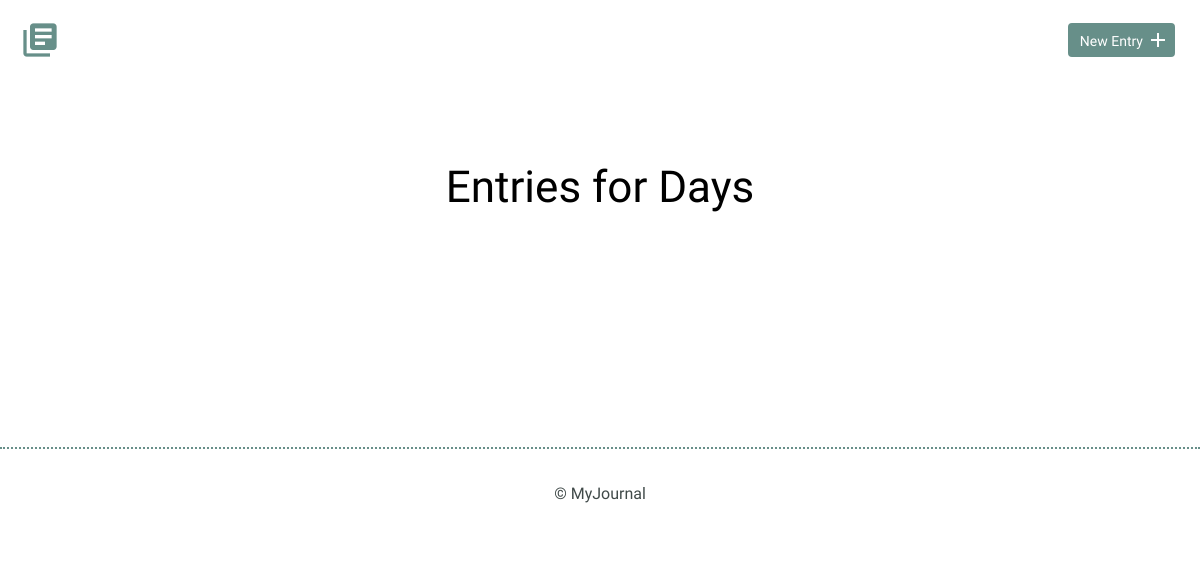
Before: /tags/Days (signed in) with the older database file.
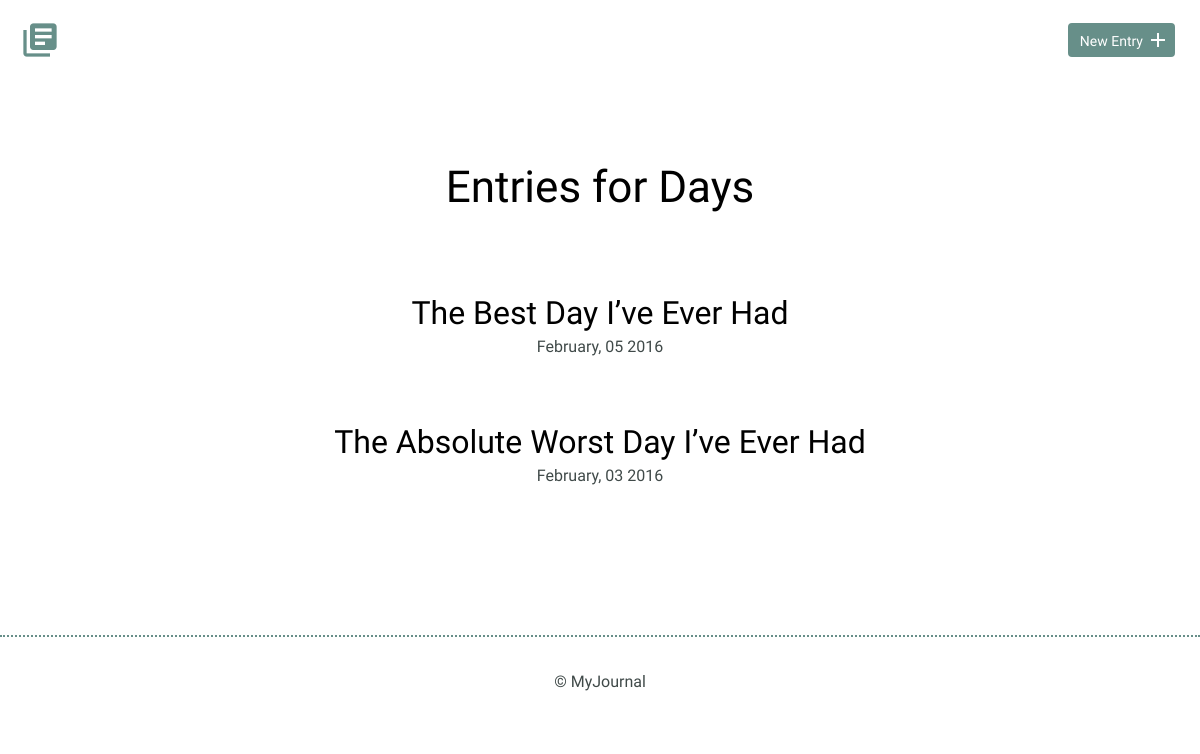
After: the same page with the newer database file.
### models.py (models this page shows)
class BaseModel(Model):
    class Meta:
        database = DATABASE

class Entry(BaseModel):
    date_created = DateTimeField(default=datetime.now)
    title = CharField(unique=True)
    time_spent = IntegerField()  # minutes
    learned = TextField()
    resources = TextField()
    class Meta:
        order_by = ('date_created',)

### app.py (the view)
@app.route('/tags/<tag>')
@login_required
def tag_list(tag):
    entries = (models.Entry
               .select()
               .join(models.TagList)
               .join(models.Tag)
               .where(models.Tag.name == tag)).order_by(-models.Entry.date_created)
    return render_template('tag_list.html', entries=entries, tag=tag)

### app.py (called while the page is built)
@app.before_request
def before_request():
    g.db = models.DATABASE
    g.db.connect(reuse_if_open=True)

@app.after_request
def after_request(response):
    g.db.close()
    return response

@login_manager.user_loader
def load_user(userid):
    try:
        return models.User.get(models.User.id == userid)
    except models.DoesNotExist:
        return None

### templates/tag_list.html (shortened to what this page needs)
{% extends 'layout.html' %}
{% block content %}
<section>
    <div class="container">
        <div class="entry-list">
            <h1 class="heading"> Entries for {{ tag.title() }}</h1>
            {% for entry in entries %}
            <article>
                <h2><a href="{{ url_for('view_entry', slug=entry.title) }}">{{ entry.title }}</a></h2>
                <time datetime="{{ entry.date_created.strftime('%Y-%m%-%d') }}">{{ entry.date_created.strftime('%B, %d %Y') }}</time>
            </article>
            {% endfor %}
        </div>
    </div>
</section>
{% endblock content %}

### templates/layout.html (shortened to what this page needs)
<!DOCTYPE html>
<html>
<head>
    <link rel="stylesheet" href="{{ url_for('static', filename='css/normalize.css') }}">
    <link rel="stylesheet" href="{{ url_for('static', filename='css/site.css') }}">
</head>
<body>
<header>
    <div class="container">
        <div class="site-header">
            <a class="logo" href="{{ url_for('index') }}"><i class="material-icons">library_books</i></a>
            <a class="button icon-right" href="{{ url_for('edit_entry') }}"><span>New Entry</span> <i class="material-icons">add</i></a>
        </div>
    </div>
</header>
{% block content %}
{% endblock %}
<footer>
    <div>
        &copy; MyJournal
    </div>
</footer>
</body>
</html>

### static/css/site.css (style rules this page uses)
body { font-size: 16px; color: #404a49; font-family: 'Cousine', serif; font-weight: 400; }
.container { margin: 0 auto; padding: 0 25px; }
header .site-header { margin: 0 auto; height: 95px; }
header .logo i { color: #678f89; margin: 20px 0 0 -5px; float: left; font-size: 40px; }
header .button { float: right; margin: 33px 0 0 0; }
footer { text-align: center; padding: 35px 0; border-top: 2px dotted #678f89; }
.button { padding: 8px 10px 6px 10px; background: #678f89; border: 2px solid #678f89; border-radius: 4px; text-decoration: none; color: #FFF; position: relative; text-align: center; font-size: 14px; }
.button.icon-right { padding-right: 30px; top: -10px; }
.button.icon-right i { position: absolute; top: 3px; right: 3px; }
h1, h2, h3 { margin: 0; font-weight: 400; line-height: 1em; color: #000; }
h1 { font-size: 44px; margin-bottom: 12px; }
h2 { font-size: 32px; }
h2 a { text-decoration: none; color: #000; }
.heading { margin-bottom: 2em; text-align: center; }
.entry-list, .edit-entry, .new-entry { max-width: 800px; margin: 0 auto; padding: 70px 0 150px 0; }
.entry-list article { margin-bottom: 70px; text-align: center; }
.entry-list article:last-child { margin-bottom: 0; }
.entry-list article h2 { margin-bottom: 8px; }

Changed rows visible on the page:
added Entry: title "The Best Day I’ve Ever Had", date_created "February, 05 2016"
added Entry: title "The Absolute Worst Day I’ve Ever Had", date_created "February, 03 2016"
